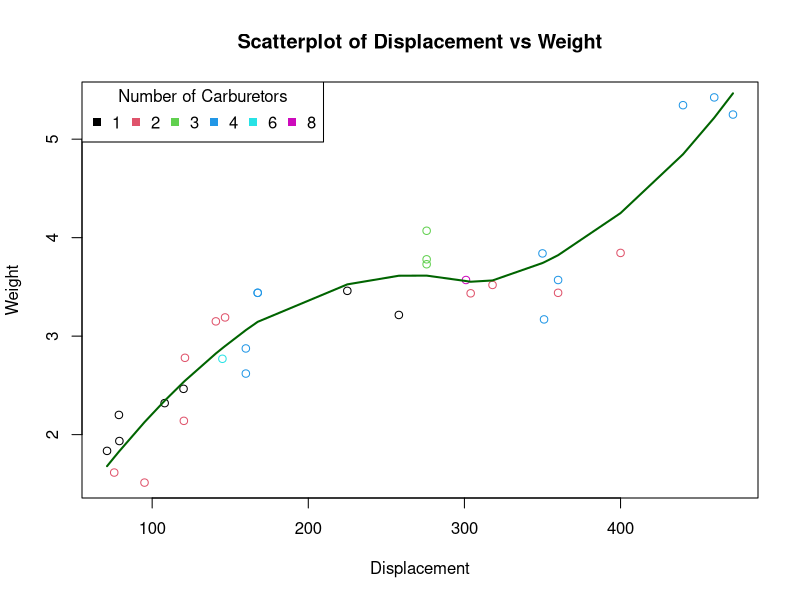

Reproduce this figure in R.
data(mtcars)

carbs <- as.factor(mtcars$carb)
plot(mtcars$disp, mtcars$wt, col = carbs,
     main = 'Scatterplot of Displacement vs Weight',
     xlab = 'Displacement', ylab = 'Weight', pch = 21
)

legend(x = 'topleft', legend = levels(carbs), horiz = TRUE,
       col = 1:length(levels(carbs)) , pch = 15, title = 'Number of Carburetors')

loess_fit <- loess(wt ~ disp, data = mtcars)

disp_sorted <- sort(mtcars$disp)
lines(disp_sorted, predict(loess_fit, newdata = data.frame(disp = disp_sorted)),
      lwd = 2, col = 'darkgreen')
